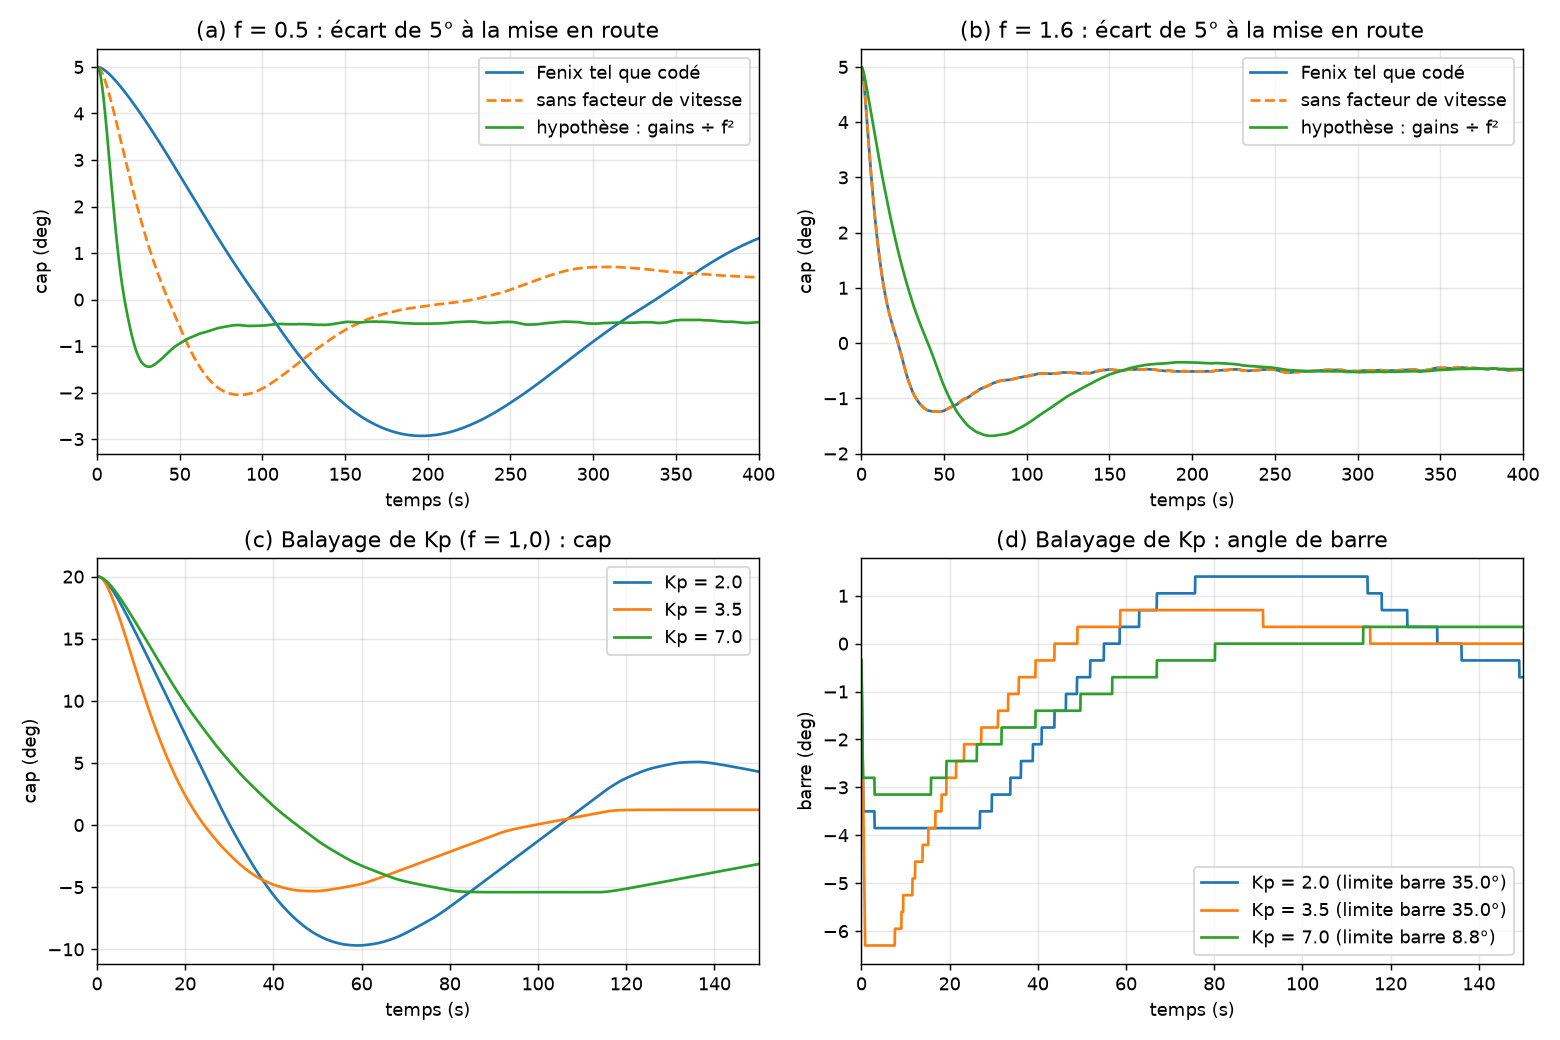

Reproduce this figure in Python.
#!/usr/bin/env python3
# -*- coding: utf-8 -*-
"""
Simulation du PID de Fenix (port de PID_ext::Compute, variante PID_ADVANCED1)
couplé à un bateau de Nomoto du premier ordre et à un vérin à vitesse limitée.

Ce que ce script est :
  - un port ligne à ligne de libraries_ext/PID_v1_ext.cpp (lecture du code, pas
    d'exécution sur Arduino) ;
  - un banc d'essai simple pour regarder l'effet du facteur de vitesse, de son
    plafond et du filtre dérivé.

Ce que ce script n'est PAS :
  - une validation en mer. Le bateau est un modèle linéaire du 1er ordre, sans
    vagues, sans filtre d'observation de houle, sans modèle de référence de
    Fossen ni feedforward (FF = 0, windFF = 0). Sans modèle de référence, un
    écart brusque est plus sévère que ce que Fenix voit réellement lors d'un
    changement de cap (où l'intégrale est gelée pendant la transition).

Hypothèses (à contester si besoin) :
  - PID_v1 standard (non inclus dans le dépôt) : ki *= Te, kd /= Te, et
    signes inversés si ControllerDirection == REVERSE (c'est le cas par défaut).
  - Période d'échantillonnage 100 ms (HC_PIDGAIN.sampleTime).
  - Bateau 12 m : T = 2,26 s, K = 0,19 1/s à la vitesse de référence (setTK du
    constructeur de Autopilot). À la vitesse relative f : K_eff = K*f et
    T_eff = T/f (même mise à l'échelle que OnlineNomotoIdentifier::scaleKTeff).
  - Vérin : 7 deg/s (70 deg parcourus en ~10 s), bande morte de 0,7 deg. Le
    délai de 1,8 s entre inversions (ACTUATOR_STOP_TIME) n'est PAS modélisé.
  - Écart de barre transmis au PID = (cible - barre réelle), en dixièmes de degré
    (je n'ai pas relu la valeur de retour exacte de controlActuator).

Usage :  python3 -I fenix_pid_sim.py
"""
import os

import numpy as np

# ---- constantes reprises de PID_v1_ext.h / .cpp -----------------------------
SAMPLE_S = 0.1
MAX_PID_TURN = 100.0
I_MAX_COEFICIENT = 1.5
I_ACTUATOR_BUSY_THRESHOLD = 10
D_DERR_UMBRAL = 0.5
D_RUDDER_ERROR_UMBRAL = 10.0
MIN_DEADBAND = 0.5
ALFA_10, ALFA_90, ALFA_20, ALFA_80 = 0.1, 0.9, 0.2, 0.8

# ---- bateau (Autopilot.cpp : setTK(2.26, 0.19, 1.0)) -------------------------
T0, K0 = 2.26, 0.19


def sgn(x):
    """Équivalent de (x > 0) ? 1 : -1 en C++ (0 donne -1)."""
    return 1 if x > 0 else -1


class FenixPID:
    def __init__(self, Kp=3.5, Ki=0.10, Kd=3.0, out_max=350.0,
                 sched="fenix", reverse=True, fix_kd_prev=False,
                 deadband=MIN_DEADBAND):
        Kp, Ki, Kd = (round(v * 100) / 100.0 for v in (Kp, Ki, Kd))
        self.kp, self.ki, self.kd = Kp, Ki * SAMPLE_S, Kd / SAMPLE_S
        if reverse:
            self.kp, self.ki, self.kd = -self.kp, -self.ki, -self.kd
        self.out_max, self.out_min = out_max, -out_max
        self.IoutMax = self.out_max / I_MAX_COEFICIENT
        self.IoutMin = self.out_min / I_MAX_COEFICIENT
        self.sched = sched            # "fenix" (plafonné), "none" ou "inverse" (hypothèse)
        self.fix_kd_prev = fix_kd_prev
        self.deadband = deadband      # calcDeadband() n'est jamais appelé : reste à 0,5
        self.in_deadband = False
        self.ITerm = 0.0
        self.last_input = 0.0
        self.dInput_prev = 0.0
        self.kd_prev = 0.0
        self.timon_en_posicion = False
        self.error_prev = 1.0
        self.derr_prev = 0.0
        self.avg_rudder_error = 0.0
        self.clamp_I = False
        self.info = {}

    def start(self, input0):
        self.last_input = input0      # PID::Initialize()

    def compute(self, input_, rudder_error, factor):
        FF = 0.0
        windFF = 0.0
        error = 0.0 - input_          # consigne = 0

        cap = abs(self.out_max / (self.kp * MAX_PID_TURN))
        if self.sched == "fenix":
            factor = min(factor, cap)           # ligne 102 de PID_v1_ext.cpp
        elif self.sched == "inverse":
            factor = 1.0 / factor               # hypothèse : sens opposé, sans plafond
        else:
            factor = 1.0
        sqr = factor * factor
        kp_eff, ki_eff, kd_eff = self.kp * sqr, self.ki * sqr, self.kd / factor
        out_max_eff = min(self.out_max * sqr, self.out_max)
        out_min_eff = max(self.out_min * sqr, self.out_min)

        error_eff = error - self.deadband * sgn(error)
        kp_contrib = kp_eff * error_eff

        busy = abs(rudder_error) > I_ACTUATOR_BUSY_THRESHOLD
        if (not busy) and (not self.timon_en_posicion):
            self.timon_en_posicion = True
        elif busy:
            self.timon_en_posicion = False

        derr = error_eff - self.error_prev
        derr = derr * ALFA_10 + ALFA_90 * self.derr_prev
        self.avg_rudder_error = rudder_error * ALFA_10 + ALFA_90 * self.avg_rudder_error
        sin_reaccion = (abs(derr) < D_DERR_UMBRAL and
                        abs(self.avg_rudder_error) <= D_RUDDER_ERROR_UMBRAL)

        permitir = not (self.clamp_I or self.in_deadband)
        if self.timon_en_posicion and not sin_reaccion:
            permitir = False
        if FF != 0:
            permitir = False
        if permitir:
            self.ITerm += ki_eff * error_eff
        self.ITerm = min(max(self.ITerm, self.IoutMin), self.IoutMax)

        dInput = input_ - self.last_input
        dInput = dInput * ALFA_20 + ALFA_80 * self.dInput_prev
        kd_contrib = (-kd_eff * dInput) * ALFA_20 + self.kd_prev * ALFA_80
        if self.fix_kd_prev:          # variante : ce que le commentaire laisse entendre
            self.kd_prev = kd_contrib

        out_libre = kp_contrib + self.ITerm + kd_contrib + FF + windFF
        out, saturated = out_libre, False
        if out_libre > out_max_eff:
            out, saturated = out_max_eff, True
        elif out_libre < out_min_eff:
            out, saturated = out_min_eff, True

        al_mismo_lado = not ((sgn(error_eff) * sgn(out)) == 1)
        self.clamp_I = (saturated and al_mismo_lado) or busy
        if self.clamp_I and saturated and self.ITerm != 0:
            self.ITerm *= 0.99

        self.last_input = input_
        self.error_prev = error_eff
        self.derr_prev = derr
        self.dInput_prev = dInput

        self.info = dict(factor=factor, cap=cap, kp_eff=abs(kp_eff),
                         kd_eff=abs(kd_eff), out_max_deg=out_max_eff / 10.0)
        return out


def simulate(f_boat, sched="fenix", Kp=3.5, Ki=0.10, Kd=3.0, fix_kd_prev=False,
             psi0=20.0, helm=0.0, noise=0.2, t_end=300.0, seed=1,
             rate=7.0, stop_band=0.7, deadband=MIN_DEADBAND):
    dt = 0.05
    n = int(t_end / dt)
    T, K = T0 / f_boat, K0 * f_boat
    psi, r, delta, target = psi0, 0.0, 0.0, 0.0
    pid = FenixPID(Kp, Ki, Kd, sched=sched, fix_kd_prev=fix_kd_prev,
                   deadband=deadband)
    rng = np.random.default_rng(seed)
    pid.start(-psi0)
    t_arr, psi_arr, del_arr = np.zeros(n), np.zeros(n), np.zeros(n)
    for i in range(n):
        if i % 2 == 0:                      # PID à 10 Hz
            meas = psi + noise * rng.standard_normal()
            rudder_error = int(round((target - delta) * 10.0))
            u = pid.compute(-meas, rudder_error, f_boat)
            target = float(np.clip(u / 10.0, -35.0, 35.0))
        e = target - delta
        if abs(e) > stop_band:
            delta += float(np.clip(e, -rate * dt, rate * dt))
        r += (K * (delta + helm) - r) / T * dt
        psi += r * dt
        t_arr[i], psi_arr[i], del_arr[i] = i * dt, psi, delta
    return t_arr, psi_arr, del_arr, pid.info


def metrics(t, psi, delta, psi0, band=1.0):
    over = max(0.0, -psi.min()) / abs(psi0) * 100.0 if psi0 else float("nan")
    out = np.where(np.abs(psi) > band)[0]
    settle = 0.0 if len(out) == 0 else t[out[-1]]
    if len(out) and out[-1] >= len(t) - 2:
        settle = float("inf")
    last = t > (t[-1] - 100.0)
    rms = float(np.sqrt(np.mean(psi[last] ** 2)))
    travel = float(np.sum(np.abs(np.diff(delta[last]))) / 100.0 * 60.0)  # deg/min
    return dict(overshoot=over, settle=settle, rms=rms, travel=travel,
                max_delta=float(np.abs(delta).max()))


def fs(s, tmax):
    return f">{tmax:.0f}" if s == float("inf") else f"{s:.0f}"


def main():
    print("=== S0 : validation du banc (PD pur, sans bande morte ni bruit, vérin idéal) ===")
    print("Théorie : T s² + (1 + K·kd) s + K·kp = 0 ; kp = 0,35 deg/deg ; "
          "kd réel = 0,06 (filtre tel que codé) ou 0,30 (filtre corrigé)")
    for f in (0.4, 1.0):
        T, K = T0 / f, K0 * f
        for fix, kd in ((False, 0.06), (True, 0.30)):
            z = (1 + K * kd) / (2 * np.sqrt(T * K * 0.35))
            t, psi, de, _ = simulate(f, sched="none", Ki=0.0, psi0=5.0, noise=0.0,
                                     deadband=0.0, stop_band=0.0, rate=1e3,
                                     t_end=600, fix_kd_prev=fix)
            m = metrics(t, psi, de, 5.0, band=0.5)
            print(f"  f={f:.1f} filtre {'corrigé' if fix else 'codé  '} : "
                  f"ζ théorique = {z:4.2f} (suramorti) | dépassement simulé = "
                  f"{m['overshoot']:.2f} % | |cap|<0,5° à {fs(m['settle'], 600)} s")

    print("\n=== S1 : écart de 5° à la mise en route, gains par défaut (Kp 3,5 / Ki 0,1 / Kd 3) ===")
    print("  (vérin sans bande morte : on isole l'effet de la loi de commande)")
    print("  modes : fenix = tel que codé | none = pas de facteur de vitesse | "
          "inverse = hypothèse (gains ÷ f²)")
    print(f"{'f':>4} | {'mode':<8} | {'f_ctl':>5} {'Kp_eff':>6} | "
          f"{'dépass.%':>8} {'<1° à (s)':>9} {'barre°/min':>10}")
    for f in (0.4, 0.6, 0.8, 1.0, 1.6):
        for mode in ("fenix", "none", "inverse"):
            t, psi, de, info = simulate(f, sched=mode, psi0=5.0, t_end=600, stop_band=0.0)
            m = metrics(t, psi, de, 5.0)
            print(f"{f:4.1f} | {mode:<8} | {info['factor']:5.2f} {info['kp_eff']:6.2f} | "
                  f"{m['overshoot']:8.1f} {fs(m['settle'], 600):>9} {m['travel']:10.1f}")

    print("\n=== S2 : balayage de Kp configuré, f = 1,0, embardée de 20° ===")
    print(f"{'Kp':>4} | {'plafond':>7} {'f_ctl':>5} {'Kp_eff':>6} {'Kd_eff':>6} {'lim.barre':>9} | "
          f"{'barre max':>9} {'dépass.%':>8}")
    for Kp in (2.0, 3.5, 5.0, 7.0, 10.0):
        t, psi, de, info = simulate(1.0, Kp=Kp, psi0=20.0)
        m = metrics(t, psi, de, 20.0)
        print(f"{Kp:4.1f} | {info['cap']:7.2f} {info['factor']:5.2f} {info['kp_eff']:6.2f} "
              f"{info['kd_eff']:6.1f} {info['out_max_deg']:8.1f}° | "
              f"{m['max_delta']:8.1f}° {m['overshoot']:8.1f}")

    print("\n=== S3 : filtre dérivé codé vs corrigé (f = 1,0, bruit de cap 0,2°) ===")
    print(f"{'variante':<10} | {'RMS cap°':>8} {'barre°/min':>10}")
    for fix in (False, True):
        t, psi, de, _ = simulate(1.0, fix_kd_prev=fix, psi0=5.0, t_end=600)
        m = metrics(t, psi, de, 5.0)
        print(f"{'corrigé' if fix else 'codé':<10} | {m['rms']:8.2f} {m['travel']:10.1f}")

    print("\n=== S4 : bande morte « décalée » (écart initial 0,3°, PD seul, vérin idéal) ===")
    for db in (MIN_DEADBAND, 0.0):
        t, psi, de, _ = simulate(1.0, sched="none", Ki=0.0, psi0=0.3, noise=0.0,
                                 deadband=db, stop_band=0.0, rate=1e3, t_end=300)
        print(f"  bande morte {db:.1f}° -> cap final après 300 s : {psi[-1]:+.2f}°")

    try:
        import matplotlib
        matplotlib.use("Agg")
        import matplotlib.pyplot as plt
        fig, ax = plt.subplots(2, 2, figsize=(12, 8))
        for k, f in enumerate((0.5, 1.6)):
            for mode, lab in (("fenix", "Fenix tel que codé"),
                              ("none", "sans facteur de vitesse"),
                              ("inverse", "hypothèse : gains ÷ f²")):
                t, p, _, _ = simulate(f, sched=mode, psi0=5.0, t_end=600, stop_band=0.0)
                ax[0, k].plot(t, p, label=lab, ls="--" if mode == "none" else "-")
            ax[0, k].set_title(f"({'ab'[k]}) f = {f} : écart de 5° à la mise en route")
            ax[0, k].set_ylabel("cap (deg)"); ax[0, k].set_xlim(0, 400)
            ax[0, k].legend(); ax[0, k].grid(alpha=.3)
        for Kp in (2.0, 3.5, 7.0):
            t, pk, dk, info = simulate(1.0, Kp=Kp, psi0=20.0, t_end=300)
            ax[1, 0].plot(t, pk, label=f"Kp = {Kp}")
            ax[1, 1].plot(t, dk, label=f"Kp = {Kp} (limite barre {info['out_max_deg']:.1f}°)")
        ax[1, 0].set_title("(c) Balayage de Kp (f = 1,0) : cap"); ax[1, 0].set_ylabel("cap (deg)")
        ax[1, 1].set_title("(d) Balayage de Kp : angle de barre"); ax[1, 1].set_ylabel("barre (deg)")
        for a in (ax[1, 0], ax[1, 1]):
            a.set_xlim(0, 150); a.legend(); a.grid(alpha=.3)
        for a in ax.ravel():
            a.set_xlabel("temps (s)")
        fig.tight_layout()
        out = os.path.join(os.path.dirname(os.path.abspath(__file__)), "fenix_pid_sim.png")
        fig.savefig(out, dpi=130)
        print("\nFigure :", out)
    except Exception as e:  # matplotlib absent : on ne bloque pas
        print("\n(pas de figure :", e, ")")


if __name__ == "__main__":
    main()
